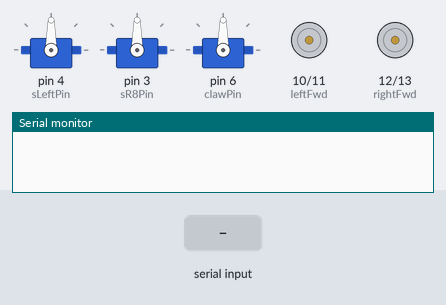
The sketch below on a simulated Arduino Uno, built with avr-gcc and run on an emulated ATmega328P. Shown: 3 × servo, motor-driver pin pairs drawn as motors (green arrow = first pin HIGH = forward, orange = second pin HIGH = backward, longer = more drive), the last lines printed to the serial monitor. Inputs (shaded band) come from the test bench.

Above: at 1.2 s.
1.3 s: "F" received over Serial
At 2.5 s:
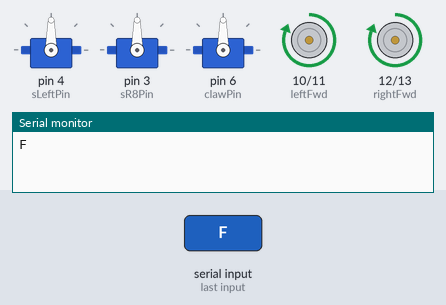
2.8 s: byte 118 ('v') received over Serial
At 3.7 s:
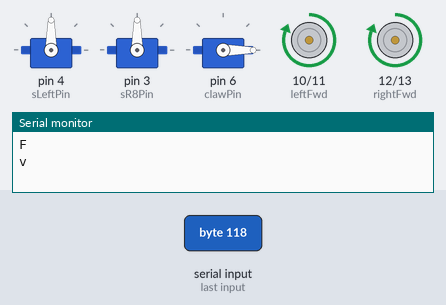
4.3 s: byte 48 ('0') received over Serial
At 4.8 s:
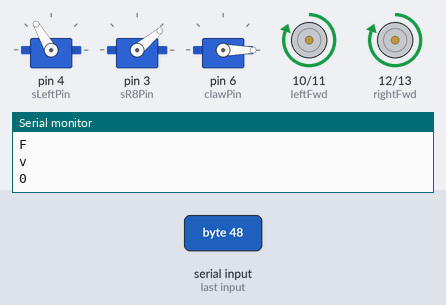
5.8 s: "B" received over Serial
At 7.0 s:
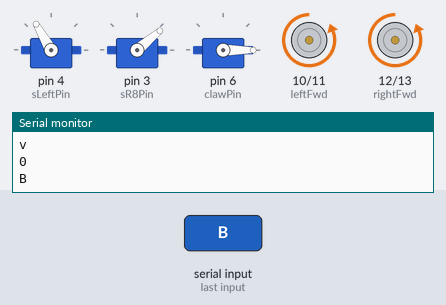
7.3 s: byte 49 ('1') received over Serial
At 8.3 s:
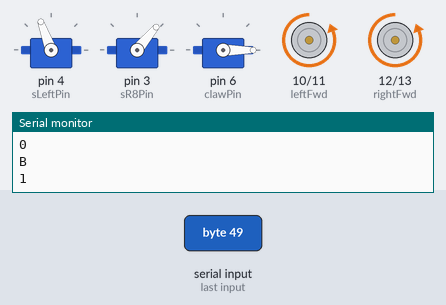
8.8 s: byte 51 ('3') received over Serial
At 9.4 s:
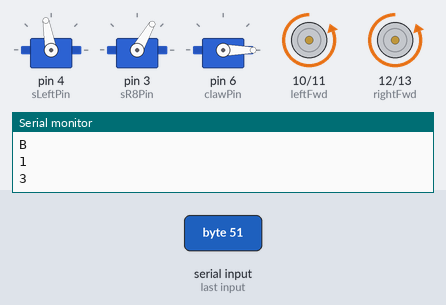
Timing chart, 0 to 11.3 s (numbered marks = the images above; inputs shaded):
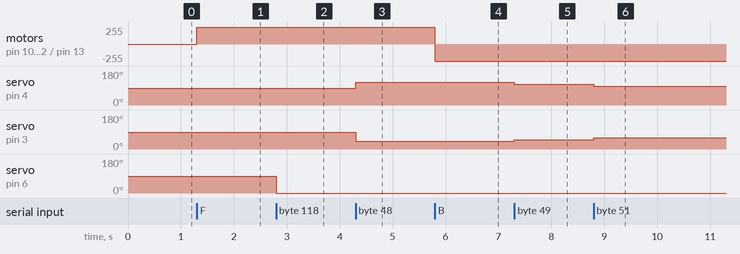

Measured:
- after the input at 1.3 s, motor on pin 10 (leftFwd) / pin 11 (leftBwd), motor on pin 12 (rightFwd) / pin 13 (rightBwd): stopped → forward 255/255 at once
- after the input at 2.8 s, servo on pin 6 (clawPin): 90° → 0° at once
- after the input at 4.3 s, servo on pin 4 (sLeftPin): 90° → 120° at once; servo on pin 3 (sR8Pin): 90° → 40° at once
- after the input at 5.8 s, motor on pin 10 (leftFwd) / pin 11 (leftBwd), motor on pin 12 (rightFwd) / pin 13 (rightBwd): forward 255/255 → backward 255/255 at once
- after the input at 7.3 s, servo on pin 4 (sLeftPin): 120° → 110° at once; servo on pin 3 (sR8Pin): 40° → 50° at once
- after the input at 8.8 s, servo on pin 4 (sLeftPin): 110° → 100° at once; servo on pin 3 (sR8Pin): 50° → 60° at once

The sketch:

FinalCode14.12.17.ino
```cpp
#include <Time.h>
#include <TimeLib.h>
#include<Servo.h>

//fixtures for hand and claw setup
int sLeftPin=4;
int sR8Pin=3;
int clawPin=6;
Servo sLeft;
Servo sR8;
Servo claw;

//codeword to transfer message
char val;


//fixtures of L293-D
int leftFwd = 10;
int leftBwd = 11;
int rightFwd = 12;
int rightBwd = 13;


void setup()
    {
        Serial.begin(9600);

        //setup for L293D
        pinMode(leftFwd, OUTPUT);
        pinMode(leftBwd, OUTPUT);
        pinMode(rightFwd, OUTPUT);
        pinMode(rightBwd, OUTPUT);

        //setup hand servo setup
        sLeft.attach(sLeftPin);
        sR8.attach(sR8Pin);
        claw.attach(clawPin);
    }


void grab()
    {
         claw.write(180);
    }
void drop()
    {
        claw.write(0);
    }

void loop()
{
  while (Serial.available() > 0)
  {
  val = Serial.read();
  Serial.println(val);
  }

  if( val == 'F') // move Forward
    {
      digitalWrite(leftFwd, HIGH);
      digitalWrite(leftBwd, LOW);
      digitalWrite(rightFwd, HIGH);
      digitalWrite(rightBwd, LOW);
    }
  else if(val == 'B') //move  Backward
    {
      digitalWrite(leftFwd, LOW);
      digitalWrite(leftBwd, HIGH);
      digitalWrite(rightFwd, LOW);
      digitalWrite(rightBwd, HIGH);
    }

    else if(val == 'L') //move Left
    {
    digitalWrite(leftFwd, LOW);
    digitalWrite(leftBwd, LOW);
    digitalWrite(rightFwd, HIGH);
    digitalWrite(rightBwd, LOW);
    }
    else if(val == 'R') //move Right
    {
    digitalWrite(leftFwd, HIGH);
    digitalWrite(leftBwd, LOW);
    digitalWrite(rightFwd, LOW);
    digitalWrite(rightBwd, LOW);
    }

  else if(val == 'S') //Stop
    {
    digitalWrite(leftFwd, LOW);
    digitalWrite(leftBwd, LOW);
    digitalWrite(rightFwd, LOW);
    digitalWrite(rightBwd, LOW);
    }
  else if(val == 'I') //move Forward Right
    {
    digitalWrite(leftFwd, HIGH);
    digitalWrite(leftBwd, LOW);
    digitalWrite(rightFwd, LOW);
    digitalWrite(rightBwd, LOW);
    }
  else if(val == 'J') //move Backward Right
    {
    digitalWrite(leftFwd, LOW);
    digitalWrite(leftBwd, HIGH);
    digitalWrite(rightFwd, LOW);
    digitalWrite(rightBwd, LOW);
    }
   else if(val == 'G') //move Forward Left
    {
    digitalWrite(leftFwd, LOW);
    digitalWrite(leftBwd, LOW);
    digitalWrite(rightFwd, HIGH);
    digitalWrite(rightBwd, LOW);
    }
  else if(val == 'H') //move Backward Left
    {
    digitalWrite(leftFwd, LOW);
    digitalWrite(leftBwd, LOW);
    digitalWrite(rightFwd, LOW);
    digitalWrite(rightBwd, HIGH);
    }

    else if(val == 'V')  // to grab using claw
    {
      grab();
    }

    else if(val == 'v') //to drop
    {
      drop();
    }

   else if(val == '0') //hand is up on 0
    {
     sLeft.write(120);
     sR8.write(40);
    }

    else if(val == '1')
    {
      sLeft.write(110);
        sR8.write(50);
    }
    else if(val == '3')
    {
      sLeft.write(100);
        sR8.write(60);
    }
    else if(val == '4')
    {
      sLeft.write(90);
        sR8.write(70);
    }
    else if(val == '5')
    {
      sLeft.write(80);
        sR8.write(80);
    }
    else if(val == '6')
    {
      sLeft.write(70);
        sR8.write(90);
    }
    else if(val == '7')
    {
      sLeft.write(60);
        sR8.write(100);
    }

     else if(val == '8')
    {
      sLeft.write(50);
        sR8.write(110);
    }
    else if(val == '9') //hands down!!
    {
      sLeft.write(35);
        sR8.write(125);
    }


}
```
